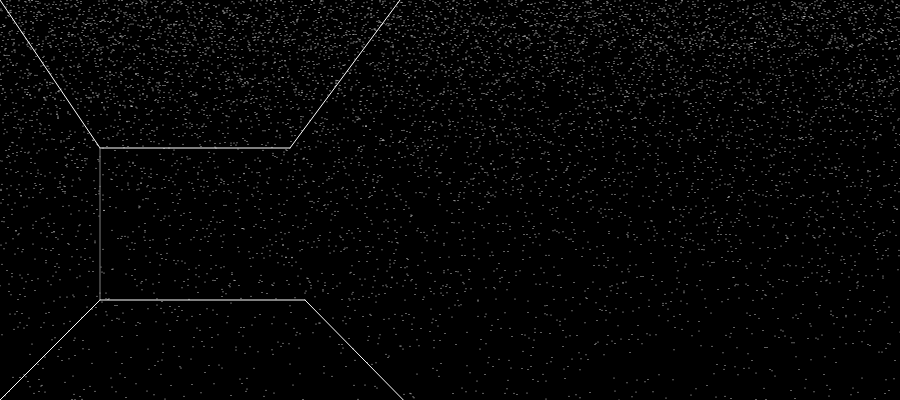
Frame 1 (no input)
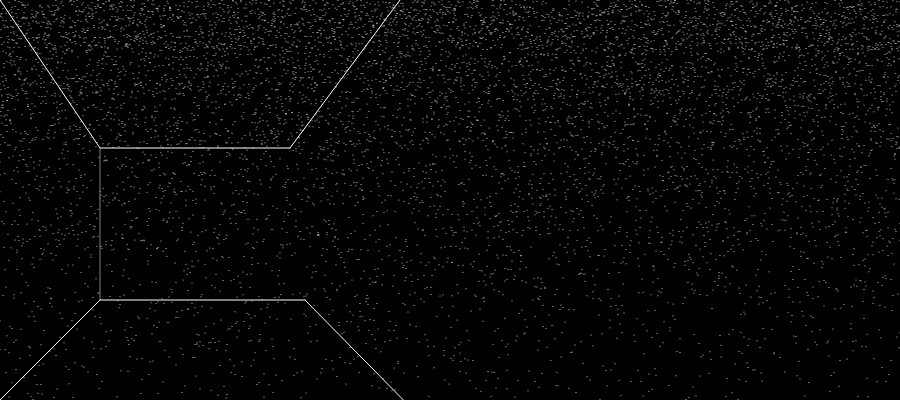
Frame 60 (no input)
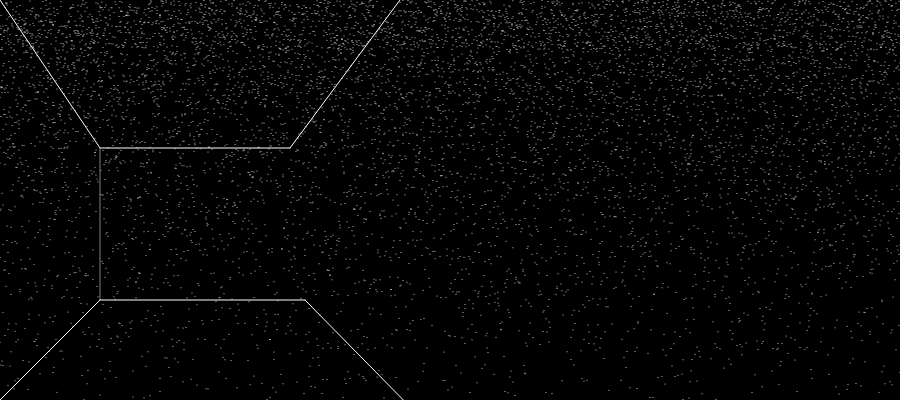
Frame 120 (the mouse pressed at the canvas centre since frame 60)

The p5.js sketch that drew these frames (run headless with seeded random() and noise() and a simulated clock; from frame 60 on, the mouse is pressed at the canvas centre):

// p5.js sketch
// ── sketch.js
function setup() {
  createCanvas(900, 400);
}

function draw() {
  background(0);
  for (var x = 0; x <= width; x++) {
      stroke(255);
      point(x, random(height));
      point(x, random(50));
      point(x, random(100));
      point(x, random(150));
      point(x, random(200));
      point(x, random(250));
      point(x, random(300));
      point(x, random(350));
      point(x, random(400));}
  //Hallway dimensions 
  line(0, 0, 100, 148);
   line(400, 0,290, 148);
   line(0, 400, 100, 300);
 line(600, 600, 305, 300);
  //Hallway back wall
 line(100, 148, 290, 148);
stroke(126);
line(100, 148, 100, 300);
stroke(255);
line(100, 300, 305, 300);

}


// ── style.css
html, body {
  margin: 0;
  padding: 0;
}

p {

  text-align: left;
  color: pink;
  font-family: 'Times New Roman';

}

canvas {
  display: block;
}
